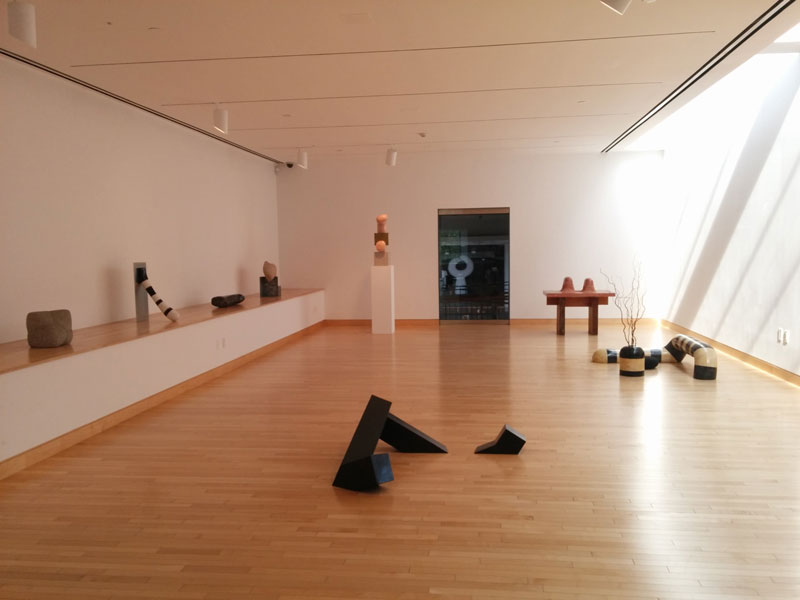
#> input picture downloads/noguchi02.jpg, 800 x 600 px
$ jupyter execute threshold.ipynb
#> lines starting #> are read from the running program, lines starting #| are printed output that depends on the picture; after the words box and inside, x2 and y2 are one past the last pixel; in counts of white or black regions, pixels touching at a corner belong together
[cell 1]
# essential libraries
import cv2, matplotlib
import numpy as np
import matplotlib.pyplot as plt

[cell 2]
# read the image from file
image = cv2.imread('downloads/noguchi02.jpg')
#> image is the input picture: shape (600, 800, 3); mean B, G, R 123.1, 146.4, 179.9

[cell 3]
# convert image to grayscale
gray_image = cv2.cvtColor(image, cv2.COLOR_BGR2GRAY)
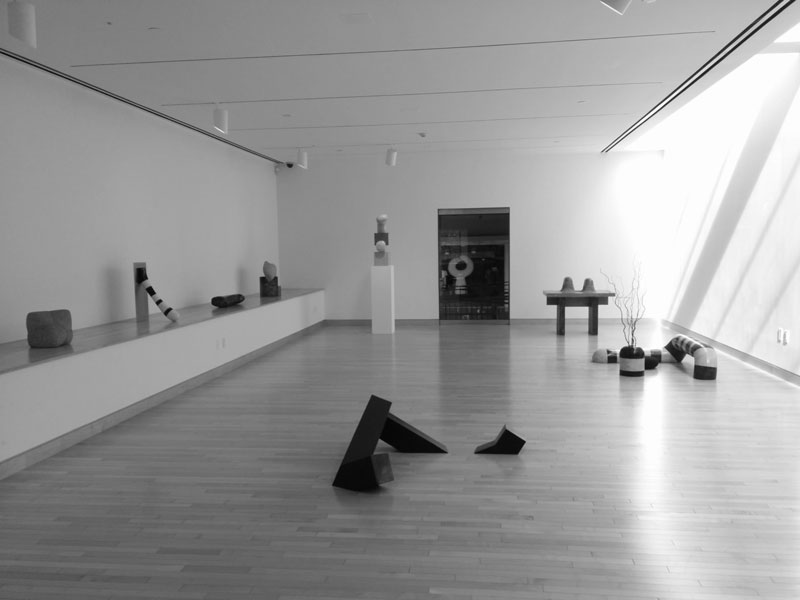
#> gray_image: shape (600, 800); min 2, max 255, mean 153.8

[cell 4]
# set threshold for the image
_, threshold_image = cv2.threshold(gray_image, 100, 255, cv2.THRESH_BINARY)
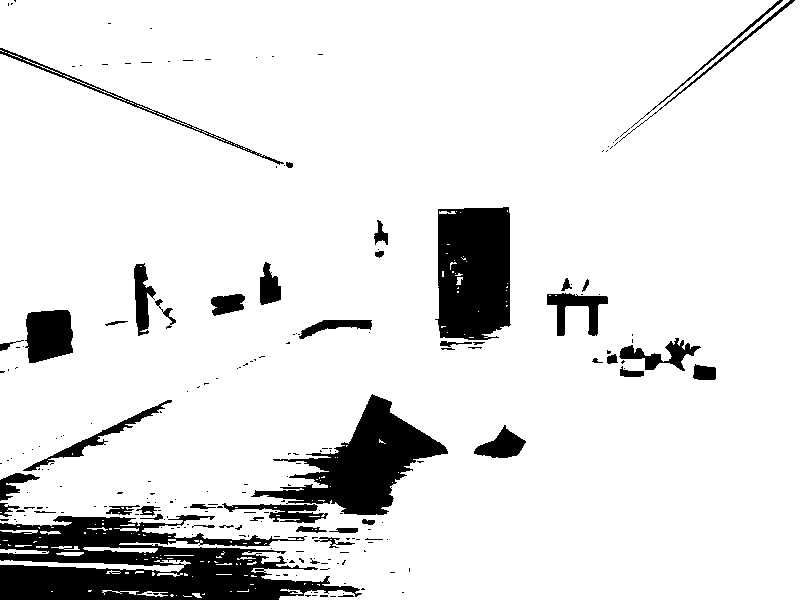
#> threshold_image: shape (600, 800); 89.5% white; 219 black regions (172 under 20 px), largest, box (x1, y1, x2, y2) and area: (0, 515, 362, 600) 17525, (435, 207, 511, 340) 8966, (251, 394, 448, 515) 8888

[cell 5]
# convert the color
gray_image = cv2.cvtColor(gray_image, cv2.COLOR_GRAY2RGB)
#> gray_image: shape (600, 800, 3)
threshold_image = cv2.cvtColor(threshold_image, cv2.COLOR_GRAY2RGB)

$ run again, with downloads/noguchi01.jpg copied over downloads/noguchi02.jpg
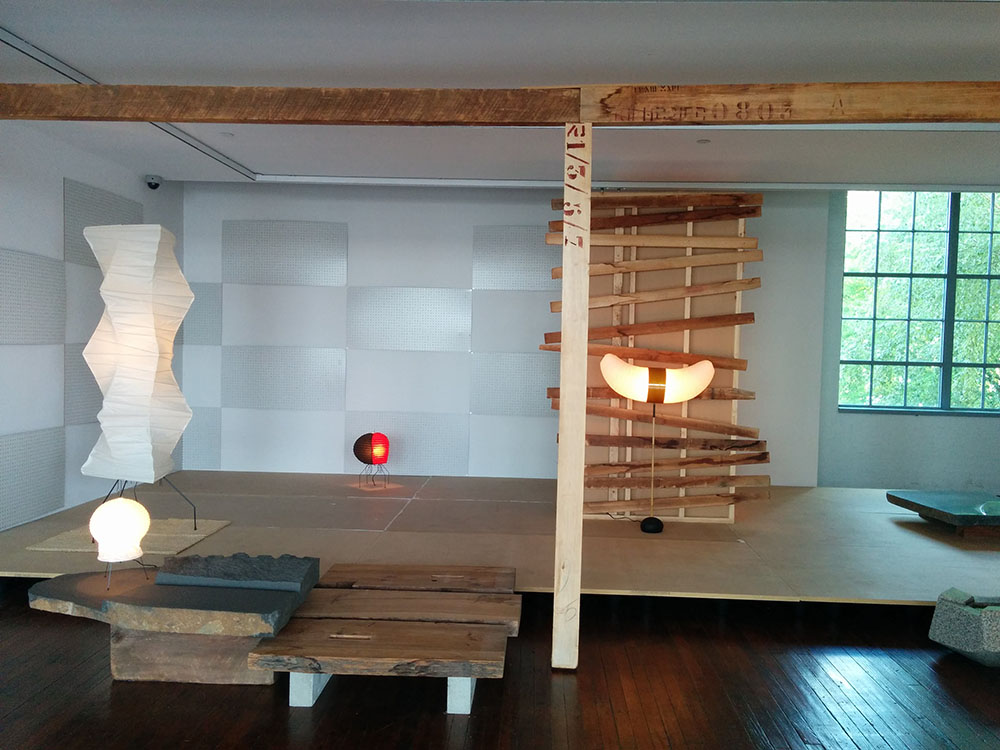
#> input picture downloads/noguchi01.jpg, 1000 x 750 px
#> image is the input picture: shape (750, 1000, 3); mean B, G, R 112, 118.6, 118.1
#> `gray_image = cv2.cvtColor(image, cv2.COLOR_BGR2GRAY)`:
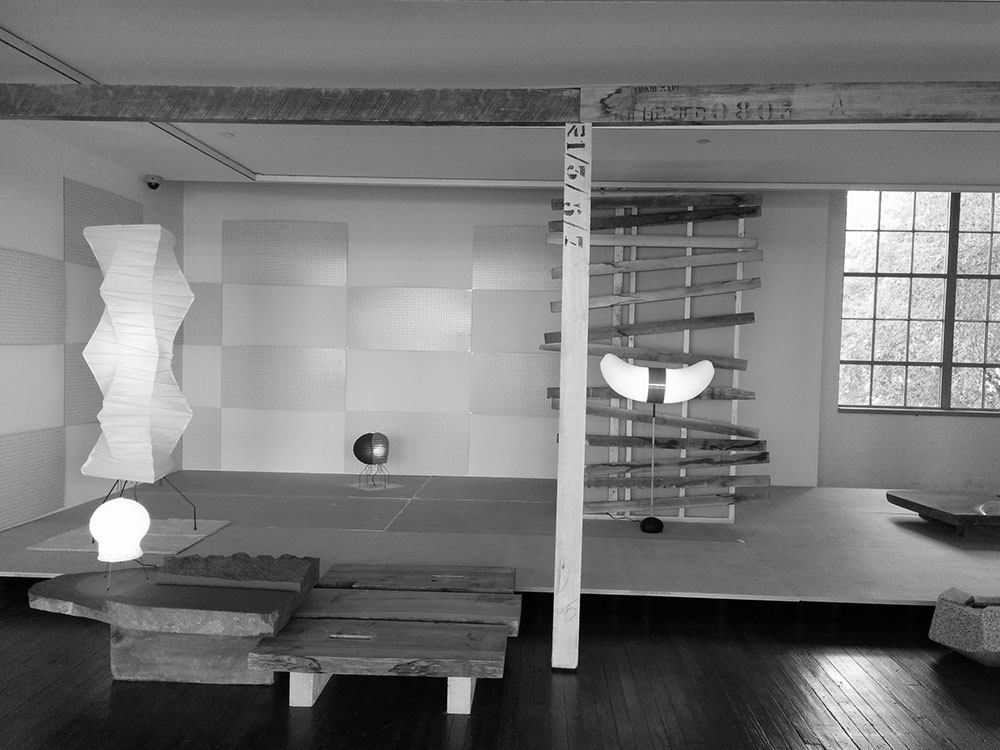
#> gray_image: shape (750, 1000); min 0, max 255, mean 117.7
#> `_, threshold_image = cv2.threshold(gray_image, 100, 255, cv2.THRESH_BI..`:
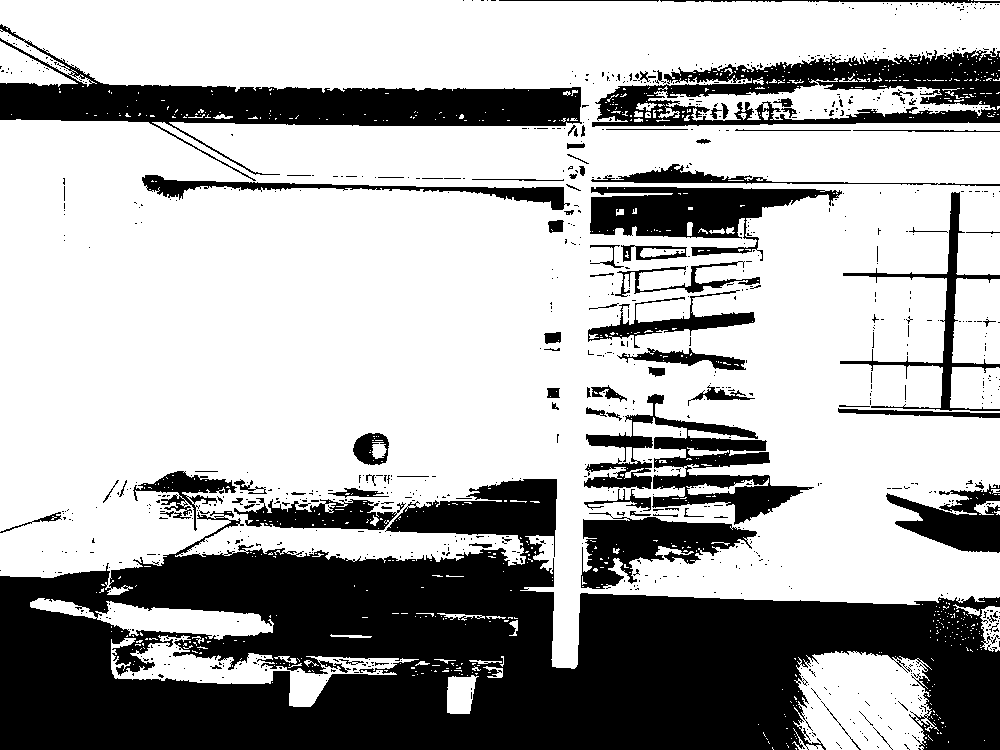
#> threshold_image: shape (750, 1000); 67.5% white; 919 black regions (829 under 20 px), largest, box (x1, y1, x2, y2) and area: (0, 479, 1000, 750) 151294, (0, 24, 582, 181) 21947, (592, 48, 1000, 127) 14864

$ run again, with downloads/car.jpg copied over downloads/noguchi02.jpg
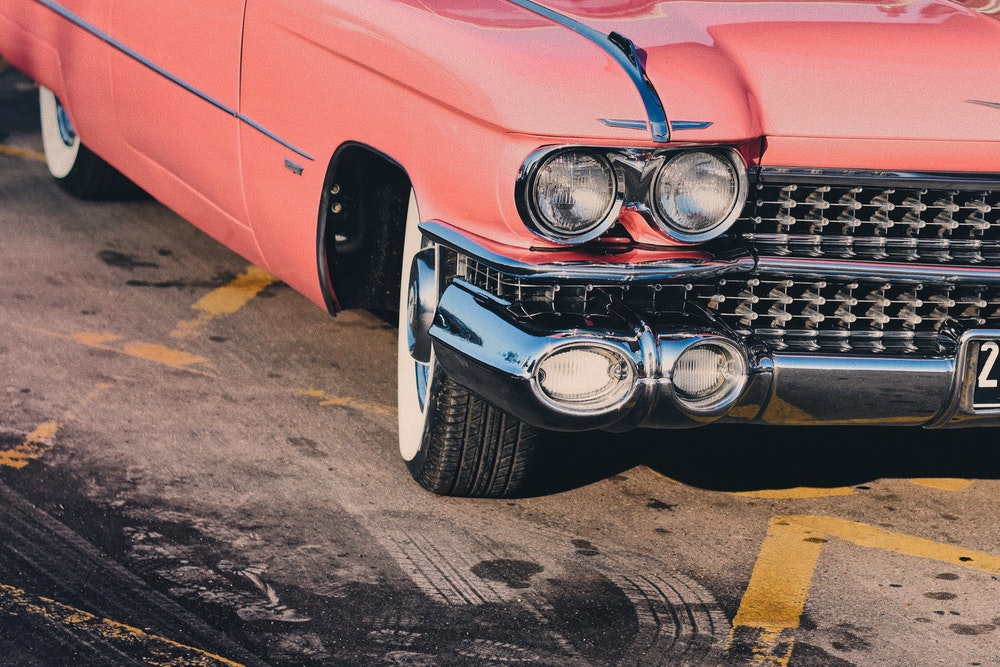
#> input picture downloads/car.jpg, 1000 x 667 px
#> image is the input picture: shape (667, 1000, 3); mean B, G, R 96.4, 100, 133
#> `gray_image = cv2.cvtColor(image, cv2.COLOR_BGR2GRAY)`:
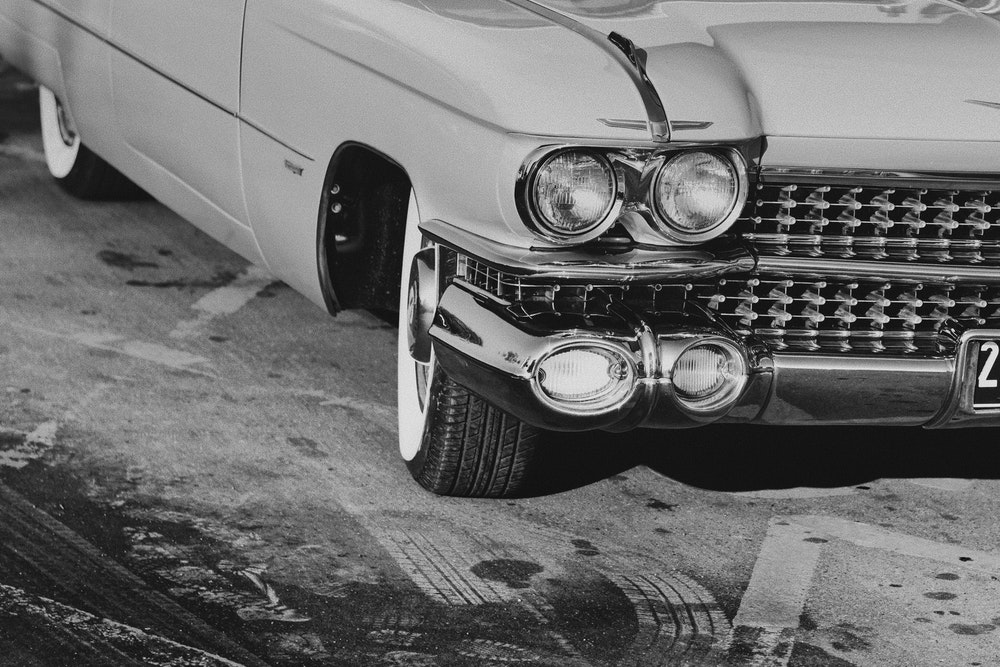
#> gray_image: shape (667, 1000); min 0, max 243, mean 109.5
#> `_, threshold_image = cv2.threshold(gray_image, 100, 255, cv2.THRESH_BI..`:
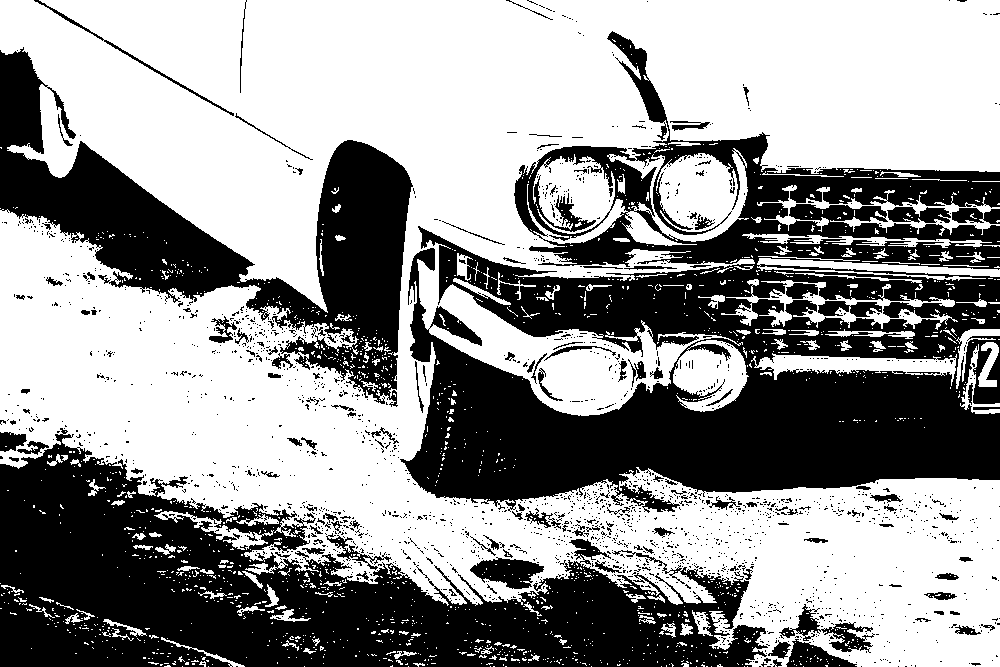
#> threshold_image: shape (667, 1000); 58.7% white; 2021 black regions (1888 under 20 px), largest, box (x1, y1, x2, y2) and area: (400, 31, 1000, 513) 127957, (0, 428, 768, 667) 84641, (0, 47, 413, 407) 42745
